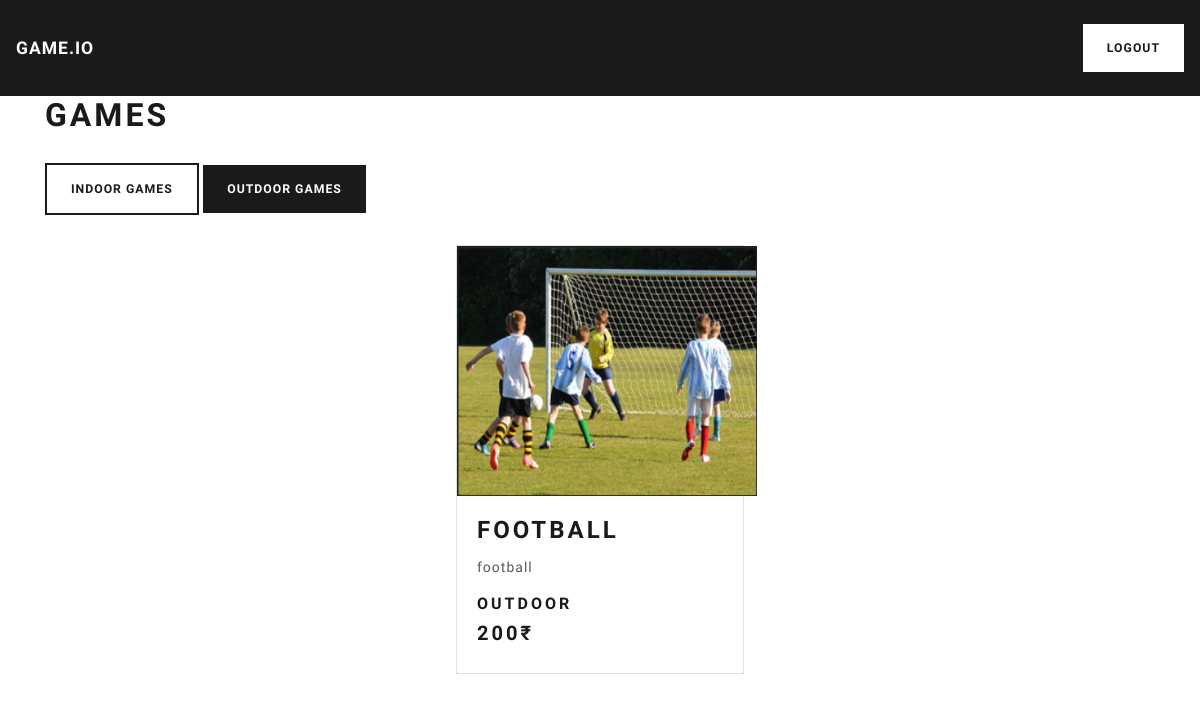
The app's page /2/games/outdoor/ (signed in) with its own data.
### gamer_zone/models.py (models this page shows, shortened)
class Game(models.Model):
    game_img = models.ImageField(null=True, blank=True, upload_to="projects-images/")
    game_name = models.CharField(max_length=100 , blank=True , null=True)
    game_type = models.CharField(max_length=100 , blank=True , null=True , choices= game_category)
    game_rules = models.TextField(blank=True , null=True)
    game_price = models.IntegerField(blank=True , null=True)

### gamer_zone/views.py (the view)
# urls.py: path('<int:user_id>/games/outdoor/', outdoorGames),
@login_required
def outdoorGames(request,user_id):
    user = request.user
    games = Game.objects.filter(game_type="outdoor")
    return render(request,"outdoor.html",{"games":games , "user":user})

### gamer_zone/templates/outdoor.html (shortened to what this page needs)
<!DOCTYPE html>
<html lang="en">
    <head>
        <link
            rel="stylesheet"
            href="/static/css/bootstrap.min.css"
        />
        <link
            rel="stylesheet"
            href="/static/css/home.css"
        />
    </head>
    <body>
        <nav class="navbar navbar-expand-lg navbar-dark bg-primary">
            <a class="navbar-brand" href="/2/home/">GAME.IO</a>
            <a
                class="btn btn-secondary my-2 my-sm-0 ml-auto"
                type="submit"
                href="/logout/"
            >
                Logout
            </a>
        </nav>
        <div class="container">
            <h1>Games</h1>
            <br />
            <a
                class="btn btn-outline-primary my-2 my-sm-0 ml-auto"
                href="/{{user.id}}/games/indoor/"
                >Indoor Games</a
            >
            <a
                class="btn btn-primary my-2 my-sm-0 ml-auto"
                href="/{{user.id}}/games/{{game.id}}/"
                >Outdoor Games</a
            >
            <br />
            <div
                class="d-flex justify-content-around flex-wrap"
                style="margin-top: 5px"
            >
                {% for game in games %}
                <div class="card" style="width: 18rem; margin-top: 25px">
                    <img
                        class="card-img"
                        src="{{ game.game_img.url }}"
                        class="card-img-top"
                    />
                    <div class="card-body">
                        <a href="/{{user.id}}/games/">
                            <h3 class="card-title">{{ game.game_name }}</h3>
                        </a>
                        <p class="card-text">{{ game.game_rules }}</p>
                        <h5 class="card-text">{{ game.game_type }}</h5>
                        <h4>{{ game.game_price }}₹</h4>
                    </div>
                </div>
                {% endfor %}
            </div>
        </div>
    </body>
</html>

### static/css/home.css (style rules this page uses)
.card-img { display: flex; height: 250px; width: 300px; }

### records on screen
Game: game_img (picture), game_name "FOOTBALL", game_rules "football", game_type "OUTDOOR", game_price "200"
